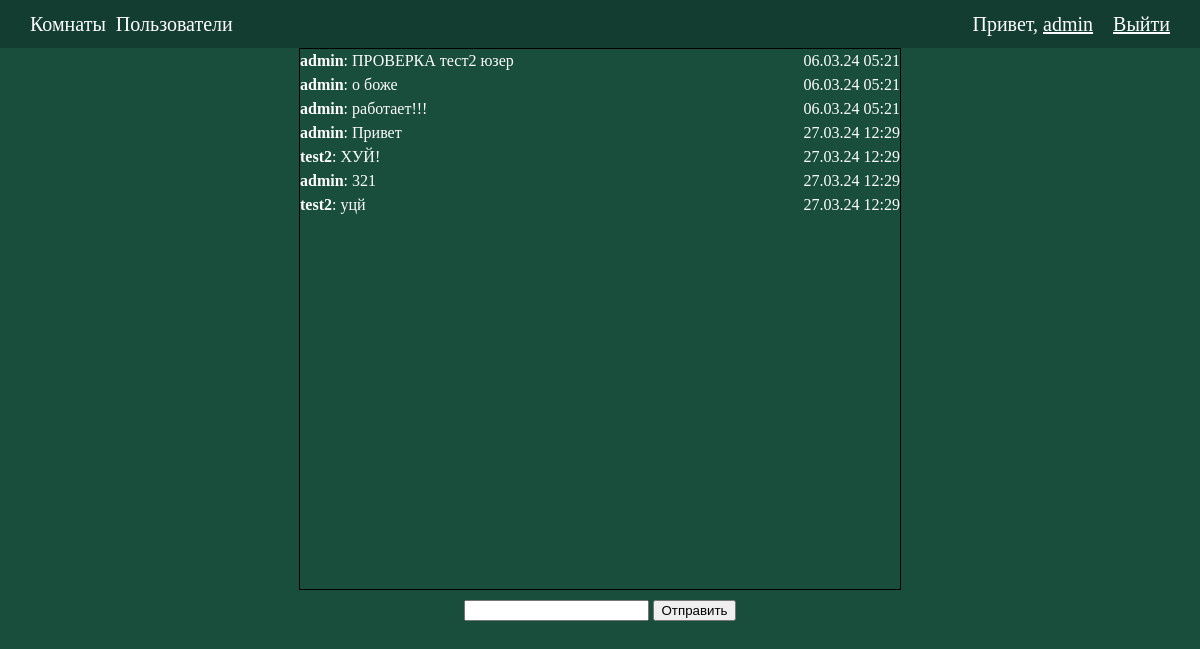
The page /chats/test2 (signed in) on the database as committed earlier.
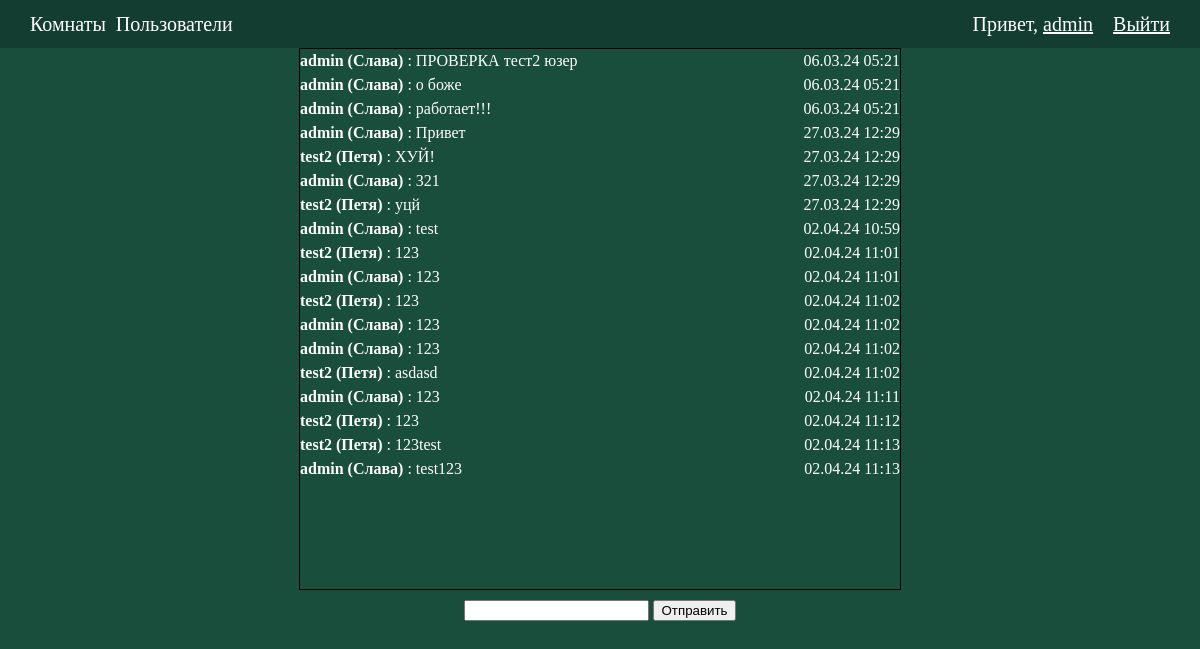
The same page on the database as committed later.
### social/models.py (models this page shows)
class Message(models.Model):
    text = models.TextField()
    sender = models.ForeignKey(User, on_delete=models.CASCADE)
    room = models.ForeignKey(Room, on_delete=models.CASCADE)
    time = models.DateTimeField(auto_now_add=True)
    class Meta:
        ordering = ('time',)

### social/views.py (the view)
# urls.py: path('chats/<slug:username>', usertouserchat, name='usertouserchat'),
@login_required
def usertouserchat(request, username):
    chat = Room.objects.filter(ischat=True, members=request.user).filter(members=User.objects.get(username=username)).first()
    if not chat:
        chat = Room.objects.create(ischat=True)
        chat.members.add(request.user, User.objects.get(username=username))
    messages = Message.objects.filter(room=chat)
    context = {
        'title': f'Чат с {username}',
        'messages': messages,
        'chat_id': chat.id,
    }
    return render(request, 'chat.html', context)

### social/templates/chat.html (shortened to what this page needs)
{% extends 'base.html' %}
{% load static %}
{% block content %}
<div class="chatcontainer">
    <div class="listmsgs">
        {% for message in messages %}
            <div class="divmessage">
                <div class="messagetext">
                    <p><b>{{message.sender}}{% if message.sender.first_name%} ({{message.sender.first_name}}) {% endif %}</b>: {{message.text}}</p>
                </div>
                <div class="messagetime">
                    <p>{{message.time|date:"d.m.y H:i" }}</p>
                </div>
            </div>
        {% endfor %}
    </div>
    <div class="sendmsgdiv">
        <form method="" onsubmit="return false;">
            <input id="msgtxt" name="textmsg" autocomplete="off"  >
            <button id="btn" type="submit">Отправить</button>
        </form>
    </div>
</div>
{% endblock %}

Rows that differ between the two databases and show on the page:
changed through a linked row, Message "ПРОВЕРКА тест2 юзер": sender.first_name (not shown) → "Слава"
changed through a linked row, Message "о боже": sender.first_name (not shown) → "Слава"
changed through a linked row, Message "работает!!!": sender.first_name (not shown) → "Слава"
changed through a linked row, Message "Привет": sender.first_name (not shown) → "Слава"
changed through a linked row, Message "ХУЙ!": sender.first_name (not shown) → "Петя"
changed through a linked row, Message (number 6 of 18 on the later page): sender.first_name (not shown) → "Слава"
changed through a linked row, Message "уцй": sender.first_name (not shown) → "Петя"
added Message: sender "admin", sender.first_name "Слава", text "test", time "02.04.24 10:59"
added Message: sender "test2", sender.first_name "Петя", text "123", time "02.04.24 11:01"
added Message: sender "admin", sender.first_name "Слава", text "123", time "02.04.24 11:01"
added Message: sender "test2", sender.first_name "Петя", text "123", time "02.04.24 11:02"
added Message: sender "admin", sender.first_name "Слава", text "123", time "02.04.24 11:02"
added Message: sender "admin", sender.first_name "Слава", text "123", time "02.04.24 11:02"
added Message: sender "test2", sender.first_name "Петя", text "asdasd", time "02.04.24 11:02"
added Message: sender "admin", sender.first_name "Слава", text "123", time "02.04.24 11:11"
added Message: sender "test2", sender.first_name "Петя", text "123", time "02.04.24 11:12"
added Message: sender "test2", sender.first_name "Петя", text "123test", time "02.04.24 11:13"
added Message: sender "admin", sender.first_name "Слава", text "test123", time "02.04.24 11:13"
